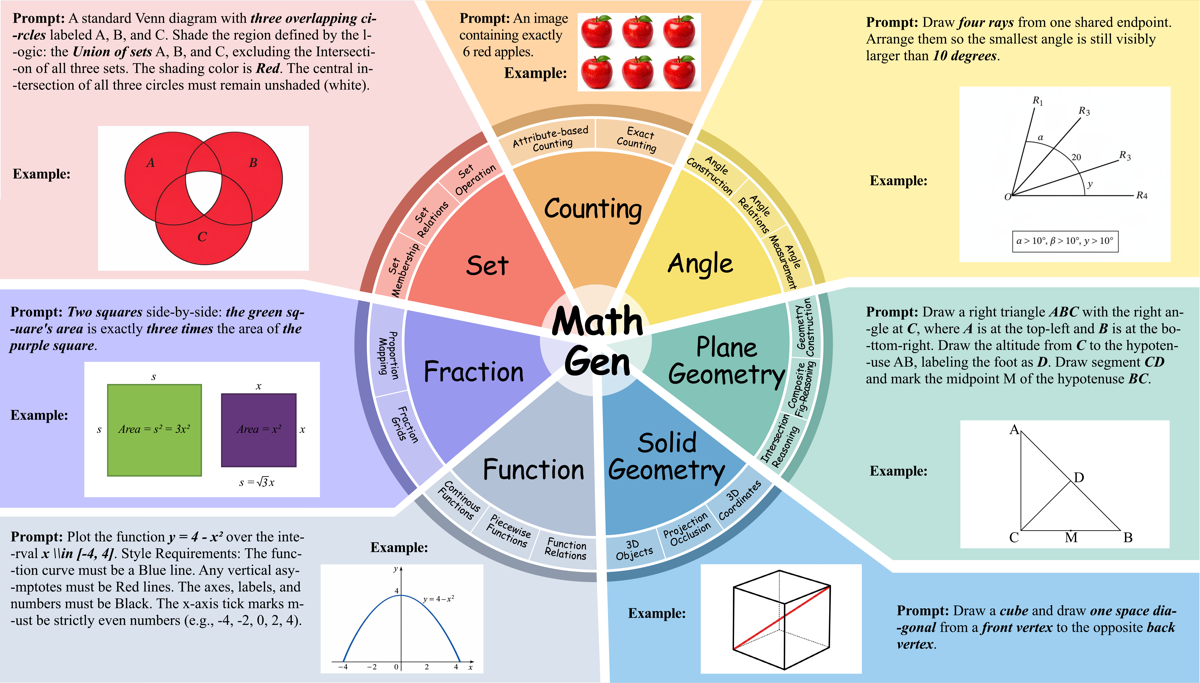
#> input picture assets/7domains.png, 1200 x 683 px
$ python set_3.py --image ../../../assets/7domains.png
#> lines starting #> are read from the running program, lines starting #| are printed output that depends on the picture; after the words box and inside, x2 and y2 are one past the last pixel; in counts of white or black regions, pixels touching at a corner belong together
### data/evaluate_script/set/ocr_label_utils.py
"""
Shared OCR-based label detection utilities for set evaluation scripts.

Replaces the old template-matching approach (cv2.HERSHEY_SIMPLEX) with
EasyOCR, which correctly handles italic serif fonts from gpt-image-1.5.

Usage:
    from ocr_label_utils import find_labels_ocr, verify_circle_labels
"""
import threading
import os
from typing import Dict, List, Optional, Tuple

import cv2
import numpy as np

try:
    import pytesseract
except Exception:
    pytesseract = None

# ──────────────── lazy singleton EasyOCR reader ────────────────

_reader = None
_reader_lock = threading.Lock()
_label_cache = {}
_label_cache_lock = threading.Lock()


# [9 lines left out: function get_reader, not called in this run]


# ──────────────── core OCR detection ────────────────

LabelHit = Tuple[str, int, int, float]  # (letter, cx, cy, confidence)

_ALLOWLIST = 'ABCDUabcdu'


def _allow_easyocr_fallback() -> bool:
    return os.environ.get("MATHGEN_SET_EASYOCR_FALLBACK", "0").lower() in {"1", "true", "yes"}


def _allow_ocr() -> bool:
    return os.environ.get("MATHGEN_SET_ENABLE_OCR", "0").lower() in {"1", "true", "yes"}


# [15 lines left out: functions _image_cache_key, _letters_cache_key, not called in this run]


def _circles_cache_key(circles: list):
    return tuple((round(float(cx), 1), round(float(cy), 1), round(float(r), 1)) for cx, cy, r in circles)


# [175 lines left out: functions _get_cached_labels, _set_cached_labels, _ocr_single_letters, _ocr_single_letters_tesseract, find_labels_ocr, not called in this run]


def find_labels_in_circles(
    image_path_or_img,
    circles: list,
    *,
    target_letters: Optional[List[str]] = None,
    min_conf: float = 0.30,
    crop_ratio: float = 0.55,
) -> List[LabelHit]:
    """Detect labels using both full-image AND per-circle-crop OCR.

    This is MORE RELIABLE than find_labels_ocr alone, because cropping
    around each circle center gives EasyOCR much better context for
    small or low-contrast letters (e.g., white C on red background).

    Args:
        image_path_or_img: Path or BGR ndarray.
        circles: List of (cx, cy, r) tuples.
        target_letters: Only return these letters.
        min_conf: Minimum confidence.
        crop_ratio: Fraction of radius to use for crop half-size.

    Returns:
        List of (letter, cx, cy, confidence).
    """
    if not _allow_ocr():
        return []

    cache_key = (
        "circles",
        _image_cache_key(image_path_or_img),
        _circles_cache_key(circles),
        _letters_cache_key(target_letters),
        round(float(min_conf), 3),
        round(float(crop_ratio), 3),
    )
    cached = _get_cached_labels(cache_key)
    if cached is not None:
        return cached

    if isinstance(image_path_or_img, str):
        img = cv2.imread(image_path_or_img)
        if img is None:
            return []
    else:
        img = image_path_or_img

    h, w = img.shape[:2]
    targets_upper = None
    if target_letters is not None:
        targets_upper = {l.upper() for l in target_letters}

    all_hits: List[LabelHit] = []

    # Fast path: tesseract is much cheaper than initializing EasyOCR in each
    # evaluator subprocess. It works well for the single-letter labels used here.
    all_hits.extend(_ocr_single_letters_tesseract(img, min_conf=min_conf))
    crop_circles = sorted(circles, key=lambda c: float(c[2]), reverse=True)[:4]
    for (ccx, ccy, cr) in crop_circles:
        ccx, ccy, cr = int(ccx), int(ccy), int(cr)
        half = int(cr * crop_ratio)
        x1, y1 = max(0, ccx - half), max(0, ccy - half)
        x2, y2 = min(w, ccx + half), min(h, ccy + half)
        if x2 - x1 < 20 or y2 - y1 < 20:
            continue
        crop = img[y1:y2, x1:x2]
        all_hits.extend(_ocr_single_letters_tesseract(crop, x1, y1, min_conf))

    if targets_upper is not None:
        all_hits = [h for h in all_hits if h[0] in targets_upper]
    hits = _dedupe_hits(all_hits, merge_dist=60.0)
    expected = len(targets_upper) if targets_upper is not None else 1
    if len({h[0] for h in hits}) >= expected:
        _set_cached_labels(cache_key, hits)
        return hits

    if not _allow_easyocr_fallback():
        _set_cached_labels(cache_key, hits)
        return hits

    reader = get_reader()
    all_hits = []

    # Pass 1: full image (original + inverted)
    all_hits.extend(_ocr_single_letters(reader, img, min_conf=min_conf))
    all_hits.extend(_ocr_single_letters(reader, cv2.bitwise_not(img), min_conf=min_conf))

    # Pass 2: per-circle crops (original + inverted + contrast-enhanced)
    for (ccx, ccy, cr) in crop_circles:
        ccx, ccy, cr = int(ccx), int(ccy), int(cr)
        half = int(cr * crop_ratio)
        x1, y1 = max(0, ccx - half), max(0, ccy - half)
        x2, y2 = min(w, ccx + half), min(h, ccy + half)
        if x2 - x1 < 20 or y2 - y1 < 20:
            continue

        crop = img[y1:y2, x1:x2]

        # crop original
        all_hits.extend(_ocr_single_letters(reader, crop, x1, y1, min_conf,
                                             text_threshold=0.3, low_text=0.3))

        # crop inverted
        all_hits.extend(_ocr_single_letters(reader, cv2.bitwise_not(crop), x1, y1, min_conf,
                                             text_threshold=0.3, low_text=0.3))

        # crop contrast-enhanced
        gray_c = cv2.cvtColor(crop, cv2.COLOR_BGR2GRAY)
        clahe = cv2.createCLAHE(clipLimit=5.0, tileGridSize=(4, 4))
        enhanced = cv2.cvtColor(clahe.apply(gray_c), cv2.COLOR_GRAY2BGR)
        all_hits.extend(_ocr_single_letters(reader, enhanced, x1, y1, min_conf,
                                             text_threshold=0.3, low_text=0.3))

    # Filter by target
    if targets_upper is not None:
        all_hits = [h for h in all_hits if h[0] in targets_upper]

    hits = _dedupe_hits(all_hits, merge_dist=60.0)
    _set_cached_labels(cache_key, hits)
    return hits


# [10 lines left out: function _dedupe_hits, not called in this run]


# ──────────────── circle-label verification ────────────────

Circle = Tuple[float, float, float]  # (cx, cy, r)


# [4 lines left out: function point_in_circle, not called in this run]


def verify_circle_labels(
    image_path: str,
    circles: list,
    expected_labels: List[str],
    *,
    min_conf: float = 0.30,
) -> Tuple[bool, Dict[str, str]]:
    """Verify that each expected label appears exactly once inside a distinct circle.

    Uses the find_labels_in_circles strategy (full image + per-circle crops).

    Args:
        image_path: Path to the image.
        circles: List of (cx, cy, r) circles.
        expected_labels: Labels that must each appear once inside a unique circle.
        min_conf: Minimum OCR confidence.

    Returns:
        (all_ok, details_dict).
    """
    hits = find_labels_in_circles(image_path, circles,
                                   target_letters=expected_labels,
                                   min_conf=min_conf)

    details: Dict[str, str] = {}
    all_ok = True
    used_circles = set()

    for letter in expected_labels:
        letter_up = letter.upper()
        letter_hits = [(l, cx, cy, c) for l, cx, cy, c in hits if l == letter_up]
        details[f"label_{letter}_count"] = str(len(letter_hits))

        if len(letter_hits) == 0:
            details[f"label_{letter}_ok"] = "False (not detected)"
            all_ok = False
            continue

        # Take highest confidence
        letter_hits.sort(key=lambda h: h[3], reverse=True)
        _, lx, ly, conf = letter_hits[0]
        details[f"label_{letter}_conf"] = f"{conf:.3f}"

        # Check inside exactly one circle
        inside = [i for i, c in enumerate(circles) if point_in_circle(lx, ly, c)]

        if len(inside) == 0:
            details[f"label_{letter}_ok"] = "False (not inside any circle)"
            all_ok = False
        elif inside[0] in used_circles:
            details[f"label_{letter}_ok"] = "False (duplicate circle)"
            all_ok = False
        else:
            used_circles.add(inside[0])
            details[f"label_{letter}_ok"] = "True"

    details["labels_all_ok"] = str(all_ok)
    return all_ok, details


# [75 lines left out: function verify_circle_and_rect_labels, not called in this run]

### data/evaluate_script/evaluator_utils.py
"""Shared utilities for MathGen deterministic evaluator scripts.

These helpers standardize evaluator I/O without changing task-level decisions.
Prompt-specific scripts should keep their mathematical logic local or in a
topic-level common module.
"""

from __future__ import annotations

import argparse
import importlib.util
import json
import os
import re
from pathlib import Path
from typing import Any, Callable, Mapping, Optional


# [4 lines left out: function parse_image_id, not called in this run]


def to_jsonable(value: Any) -> Any:
    """Convert common numpy/scipy scalar and array values to JSON-safe types."""
    if isinstance(value, Mapping):
        return {str(k): to_jsonable(v) for k, v in value.items()}
    if isinstance(value, (list, tuple)):
        return [to_jsonable(v) for v in value]
    if hasattr(value, "item"):
        try:
            return value.item()
        except Exception:
            pass
    if hasattr(value, "tolist"):
        try:
            return value.tolist()
        except Exception:
            pass
    return value


def make_report(passed: bool, criteria: Optional[Mapping[str, Any]] = None, meta: Optional[Mapping[str, Any]] = None) -> dict:
    """Create the canonical evaluator report dictionary."""
    clean_criteria = {str(k): bool(v) for k, v in (criteria or {}).items()}
    return {
        "passed": bool(passed),
        "criteria": clean_criteria,
        "meta": to_jsonable(dict(meta or {})),
    }


def normalize_report(report: Any) -> dict:
    """Normalize legacy bool/list/dict evaluator outputs to the report schema."""
    report = to_jsonable(report)
    if isinstance(report, dict):
        passed = bool(report.get("passed", False))
        criteria = report.get("criteria", {})
        meta = report.get("meta", {})
        extra = {k: v for k, v in report.items() if k not in {"passed", "criteria", "meta"}}
        if extra:
            meta = {**dict(meta or {}), **extra}
        return make_report(passed, criteria, meta)
    if isinstance(report, (list, tuple)) and report:
        return make_report(bool(report[0]), meta={"raw_report": report})
    return make_report(bool(report), meta={"raw_report": report})


def print_report(report: Any, *, indent: int = 2) -> None:
    """Print a normalized evaluator report as JSON."""
    print(json.dumps(normalize_report(report), ensure_ascii=False, indent=indent))


# [17 lines left out: functions load_sibling_module, run_simple_cli, not called in this run]

### data/evaluate_script/set/set_3.py
#!/usr/bin/env python3
from __future__ import annotations
import argparse
import contextlib
import io
import json
import math
import os
import re
import sys
from itertools import combinations, permutations
from pathlib import Path
from typing import Any, Dict, Iterable, List, Optional, Sequence, Tuple
import cv2
import numpy as np
sys.path.insert(0, str(Path(__file__).resolve().parent))
sys.path.insert(0, str(Path(__file__).resolve().parents[1]))
from evaluator_utils import print_report
from ocr_label_utils import find_labels_in_circles, point_in_circle, verify_circle_and_rect_labels, verify_circle_labels
PROMPT_ID = 3
Circle = Tuple[float, float, float]

def green_mask_hsv(bgr):
    hsv = cv2.cvtColor(bgr, cv2.COLOR_BGR2HSV)
    mask = cv2.inRange(hsv, np.array([35, 50, 50]), np.array([85, 255, 255]))
    mask = cv2.morphologyEx(mask, cv2.MORPH_OPEN, np.ones((3, 3), np.uint8))
    mask = cv2.morphologyEx(mask, cv2.MORPH_CLOSE, np.ones((7, 7), np.uint8))
    return mask

def black_edge_map(bgr):
    gray = cv2.cvtColor(bgr, cv2.COLOR_BGR2GRAY)
    _, inv = cv2.threshold(gray, 200, 255, cv2.THRESH_BINARY_INV)
    inv = cv2.morphologyEx(inv, cv2.MORPH_OPEN, np.ones((3, 3), np.uint8))
    inv = cv2.morphologyEx(inv, cv2.MORPH_CLOSE, np.ones((5, 5), np.uint8))
    return cv2.Canny(inv, 50, 150)

def hough_circles(img, dp, md, p1, p2, rmin, rmax):
    c = cv2.HoughCircles(img, cv2.HOUGH_GRADIENT, dp=dp, minDist=md, param1=p1, param2=p2, minRadius=rmin, maxRadius=rmax)
    if c is None:
        return []
    return [(float(x), float(y), float(r)) for x, y, r in c[0]]

def dedupe_circles(circles, ct=25.0, rt=25.0):
    out = []
    for cx, cy, cr in sorted(circles, key=lambda t: t[2], reverse=True):
        if any((np.hypot(cx - sx, cy - sy) < ct and abs(cr - sr) < rt for sx, sy, sr in out)):
            continue
        out.append((cx, cy, cr))
    return out

def circle_perimeter_support(edge, circ, n=360, band=3):
    h, w = edge.shape[:2]
    cx, cy, r = circ
    if r <= 1:
        return 0.0
    ang = np.linspace(0, 2 * np.pi, n, endpoint=False)
    xs = np.round(cx + r * np.cos(ang)).astype(np.int32)
    ys = np.round(cy + r * np.sin(ang)).astype(np.int32)
    ok = total = 0
    for x, y in zip(xs, ys):
        if x < 0 or x >= w or y < 0 or (y >= h):
            continue
        total += 1
        ok += int(np.any(edge[max(0, y - band):min(h, y + band + 1), max(0, x - band):min(w, x + band + 1)] > 0))
    return ok / total if total else 0.0

def circle_mask(hw, circ):
    m = np.zeros(hw, np.uint8)
    cv2.circle(m, (int(round(circ[0])), int(round(circ[1]))), int(round(circ[2])), 255, -1)
    return m

def color_ratio(region, color):
    d = int(cv2.countNonZero(region))
    return float(cv2.countNonZero(cv2.bitwise_and(color, region))) / d if d else 0.0

def green_union_fallback(bgr):
    gm = green_mask_hsv(bgr)
    pts = cv2.findNonZero(gm)
    if pts is None:
        return False
    x, y, w, h = cv2.boundingRect(pts)
    if w <= 0 or h <= 0:
        return False
    img_area = float(bgr.shape[0] * bgr.shape[1])
    green_area = float(cv2.countNonZero(gm))
    bbox_area = float(w * h)
    aspect = float(w) / float(h)
    fill = green_area / max(1.0, bbox_area)
    return green_area / img_area >= 0.25 and 1.1 <= aspect <= 2.05 and (fill >= 0.6)

# [12 lines left out: function green_union_shape_ok, not called in this run]

def evaluate(image_path, on_thresh=0.2, off_thresh=0.05, support=0.43, spill_max=0.05):
#> called with image_path = '../../../assets/7domains.png', on_thresh = 0.2, off_thresh = 0.05, support = 0.43, spill_max = 0.05
    if not os.path.exists(image_path):
        print('C1_file_exists: False')
        print('Result: FAIL')
        return False
    img = cv2.imread(image_path)
#> img is the input picture: shape (683, 1200, 3); mean B, G, R 202.5, 206.5, 210.4
    if img is None:
        print('C1_image_readable: False')
        print('Result: FAIL')
        return False
    max_dim = max(img.shape[:2])
    if max_dim > 1024:
        scale = 1024.0 / float(max_dim)
        img = cv2.resize(img, None, fx=scale, fy=scale, interpolation=cv2.INTER_AREA)
#> img: shape (583, 1024, 3)
    h, w = img.shape[:2]
    gray = cv2.cvtColor(img, cv2.COLOR_BGR2GRAY)
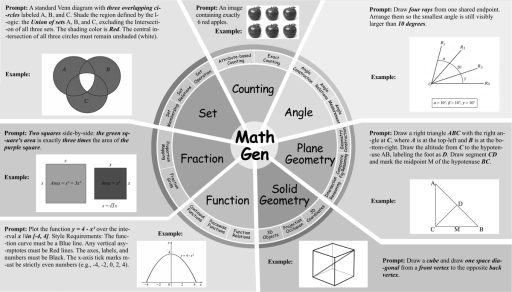
#> gray: shape (583, 1024) (shown at 1/2 size); min 0, max 255, mean 207.2
    print('C1_file_exists: True')
    print('C1_image_readable: True')
    edges = black_edge_map(img)
#> in black_edge_map, `_, inv = cv2.threshold(gray, 200, 255, cv2.THRESH_BINARY_INV)`:
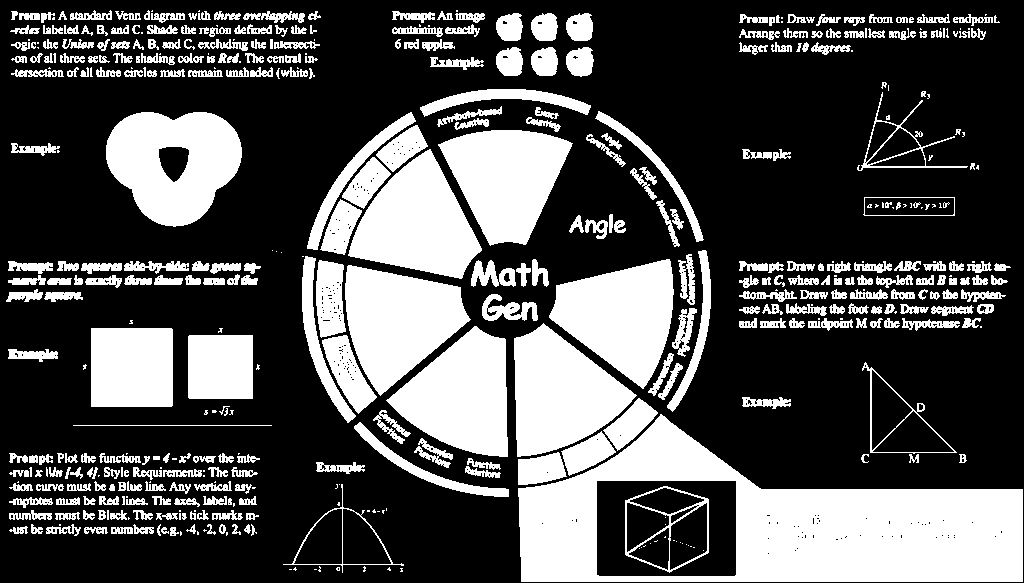
#> inv: shape (583, 1024); 31.8% white; 478 white regions (129 under 20 px), largest, box (x1, y1, x2, y2) and area: (518, 414, 1023, 582) 40794, (106, 112, 242, 227) 10790, (514, 323, 637, 457) 10185
#> in black_edge_map, `inv = cv2.morphologyEx(inv, cv2.MORPH_OPEN, np.ones((3, 3), np.uint8))`:
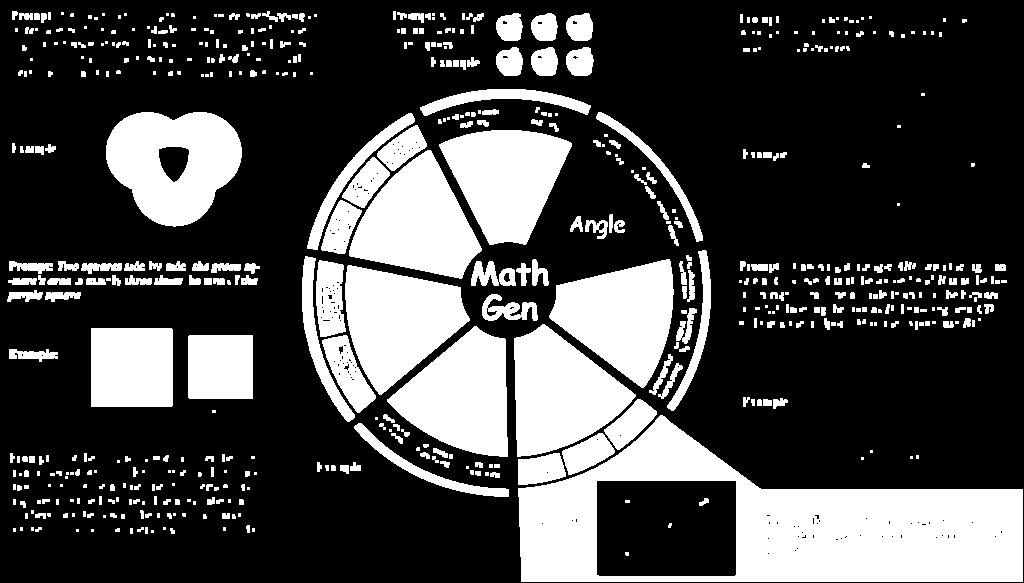
#> inv: shape (583, 1024); 28.2% white; 615 white regions (251 under 20 px), largest, box (x1, y1, x2, y2) and area: (518, 415, 1023, 582) 40780, (106, 112, 242, 227) 10790, (514, 324, 636, 457) 10183
#> in black_edge_map, `inv = cv2.morphologyEx(inv, cv2.MORPH_CLOSE, np.ones((5, 5), np.uint8))`:
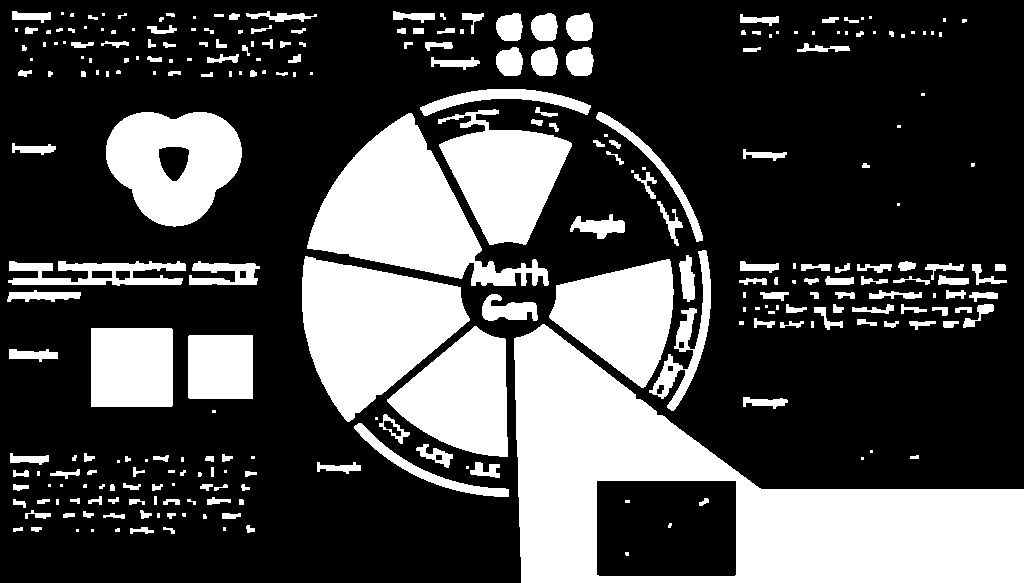
#> inv: shape (583, 1024); 29.7% white; 274 white regions (90 under 20 px), largest, box (x1, y1, x2, y2) and area: (514, 324, 1024, 583) 56337, (307, 113, 549, 286) 17935, (302, 256, 470, 422) 16938
    md = min(h, w)
#> (the rest of the program and of its run is left out)
